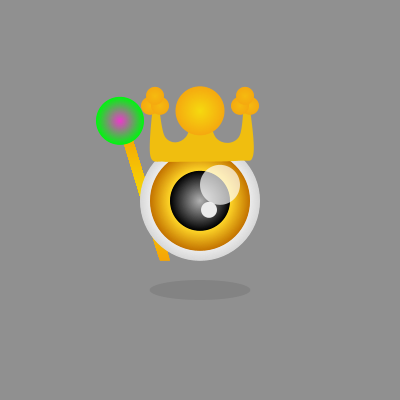
Frame 1 (no input)
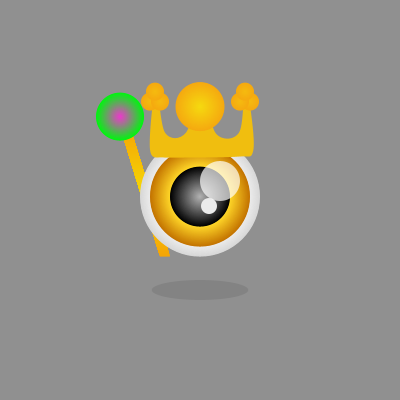
Frame 60 (the mouse pressed at the canvas centre just before this capture)
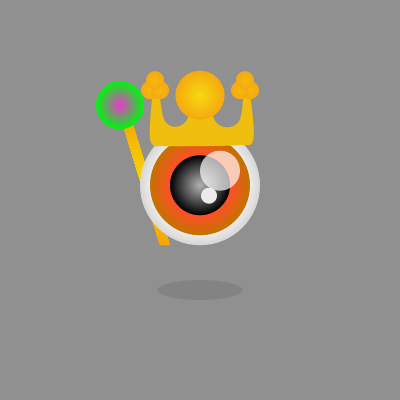
Frame 120 (the mouse held since frame 60 and released just before this capture)

The Processing sketch that drew these frames (run headless with seeded random() and noise(); from frame 60 on, the mouse is pressed at the canvas centre):

// Processing sketch: processing_92356
// ── processing_92356.pde

float x;
float y;
float stopy;
float difBlankEye;
float cptBouge;
float randomColor1;
float randomColor2;
float randomColor3;
float randomColorIllusion1;
float randomColorIllusion2;
float randomColorIllusion3;
float alphaIllusion;
int boolPhase;
int boolPhaseChange;
float distance;
int timeStamp;
int timeStampBaton;
int interval;
int intervalBaton;
float varRouge;
int varAugmente;
int moveBaton;
int varBougeBtn;
int adouciBaton;

void setup()
{
  size(400, 400);
  frameRate(30);
  smooth();
  noStroke();
  x=width/2;
  y=height/2;
  stopy=1;
  cptBouge=1;
  randomColorIllusion1 = 0;
  randomColorIllusion2 = 80;
  randomColorIllusion3 = 160;
  alphaIllusion=0;
  boolPhase=0;
  timeStamp=0;
  timeStampBaton=0;
  interval=40;
  intervalBaton=200;
  varRouge=2.5;
  varAugmente=5;
}

void draw()
{
  background(144);

  //Décalage du cercle blanc dans l'oeil
  cptBouge++;
  stopy-=sin(radians(cptBouge*5));
  difBlankEye-=sin(radians(cptBouge*5))/1.1;

  //Distance de la souris par rapport au centre de mon oeil
  distance = dist(mouseX, mouseY, x, y+stopy);

  float [] tableau = {
    x-147, y-39, x-37, y-39, x-22, y-39, x+38, y-40, x+53, y-45, x+51, y-84, x+45, y-108, x+39, y-64, x+16, y-63, x+1, y-108.0, x-14.0, y-64.0, x-35.0, y-64.0, x-44.0, y-109.0, x-50.0, y-47.0, x-35.0, y-39.0, x-7.0, y-38.0
  };

  //Création de l'ombre
  fill(125, 175); 
  ellipse(x, y+90, 100+stopy, 20); 
  
  //Matrice pour faire bouger le baton
  pushMatrix();
  translate(10, 0);

  if (varBougeBtn==1)
  {
    if ( distance <= 60 )
    {
      translate(0, sin(cptBouge)*pow(adouciBaton,2)/10);
      //Sert à faire mon assouplissement de baton qui se déplace.
      if ( millis() - timeStampBaton >= intervalBaton ) 
      {
        timeStampBaton = timeStampBaton + intervalBaton;
        adouciBaton++;
        if(adouciBaton>=11)
        adouciBaton=10;
      }
    }
  }
  
  //Lorsque je reclick pour arrêter l'animation d'illusion, le baton cesse de bouger
  else
  {
    translate(0, sin(cptBouge)*pow(adouciBaton,2)/10);
    //Sert à faire mon assouplissement de baton qui se déplace .
    if ( millis() - timeStampBaton >= intervalBaton ) 
    {
      timeStampBaton = timeStampBaton + intervalBaton;
      adouciBaton--;
      if(adouciBaton<=-1)
        adouciBaton=0;
    }
  }

  //Création du baton.
  for (int i=0; i<=100; i++) 
  {
    fill(245, 165+i*0.5, 5);
    quad(x-80+i*0.20, y-70+i*0.65+stopy, x-90+i*0.20, y-70+i*0.65+stopy, x-50-i*0.20, y+60-i*0.65+stopy, x-40-i*0.20, y+60-i*0.65+stopy);
  }

  //Glob de couleur vert et rose
  for (int i=0; i<=48; i++) 
  {
    fill(0+i*5, 245-i*4, 15+i*4);
    ellipse(x-90, y-80+stopy, 48-i, 48-i);
  } 
  
  //Pop matrix pour arreter ma matrice de mouvement de baton
  popMatrix();

  //oeil
  for (int i=0; i<=120; i++) 
  {
    fill(215+i);
    ellipse(x, y+stopy, 120-i, 120-i);
  }

  //Regarde si la souris est dans le cercle et fait rougir l'oeil.
  if ( distance <= 60 )
  {
    if ( millis() - timeStamp >= interval ) 
    {
      timeStamp = timeStamp + interval;
      varRouge-=0.1;
      if (varRouge<=-7)
      {
        varRouge=-7;
      }
    }
  } 

  //Regarde si la souris n'est pas dans le cercle et fait dérougir l'oeil.
  if ( millis() - timeStamp >= interval ) 
  {
    timeStamp = timeStamp + interval;
    varRouge+=0.1;
    if (varRouge>=2.5)
    {
      varRouge=2.5;
    }
  }

  //couleur oeil
  for (int i=0; i<=100; i++)
  {
    fill(195+i*1.5, 115+i*varRouge, 0+i);
    ellipse(x, y+stopy, 100-i, 100-i);
  }

  //noir oeil
  for (int i=0; i<=60; i++)
  {
    fill(0+i*3);
    ellipse(x, y+stopy, 60-i, 60-i);
  }

  //point blanc (oeil)
  fill(235);
  ellipse(x+9, y+10+difBlankEye, 16, 16);  
  //point blanc alpha (oeil)
  fill(255, 255, 255, 175);
  ellipse(x+20, y-15+difBlankEye, 40, 40);

  //Couronne qui change de couleur
  beginShape();
  if (mouseX >= x-60 && mouseX <= x+60 && mouseY >= y-115+stopy && mouseY <= y-40+stopy)
  {  
    randomColor1 += varAugmente;
    if (randomColor1<=-245)
      varAugmente=5;
    if (randomColor1>=0)
      varAugmente=-5;
  }

  //For pour la création de la couronne à partir d'un tableau de données.
  fill(240+randomColor1, 190+randomColor2, 15+randomColor3);
  for (int i=0; i<=31; i+=2) 
  {
    curveVertex(tableau[i], tableau[i+1]+stopy);
  }
  endShape();

  //Boule Milieu Couronne
  for (int i=0; i<=49; i++) 
  {
    fill(245, 169+i, 15, 255);
    ellipse(x+0, y-90+stopy, 49-i, 49-i);
  }

  //1 boule or gauche #1
  for (int i=0; i<=18; i++)
  {
    fill(245, 169+i, 15);
    ellipse(x-50, y-95+stopy, 18-i, 18-i);
  }

  //1 boule or gauche #2
  for (int i=0; i<=18; i++) 
  {
    fill(245, 169+i, 15);
    ellipse(x-40, y-95+stopy, 18-i, 18-i);
  }

  //1 boule or gauche #3
  for (int i=0; i<=18; i++) 
  {
    fill(245, 169+i, 15);
    ellipse(x-45, y-105+stopy, 18-i, 18-i);
  }

  //1 boule or droite #1
  for (int i=0; i<=18; i++) 
  {
    fill(245, 169+i, 15);
    ellipse(x+50, y-95+stopy, 18-i, 18-i);
  }

  //1 boule or droite #2
  for (int i=0; i<=18; i++) 
  {
    fill(245, 169+i, 15);
    ellipse(x+40, y-95+stopy, 18-i, 18-i);
  }

  //1 boule or droite #3
  for (int i=0; i<=18; i++) 
  {
    fill(245, 169+i, 15);
    ellipse(x+45, y-105+stopy, 18-i, 18-i);
  }

  //Deux IF pour faire apparaitre et disparaitre l'effet d'illusion de mon monstre
  if (boolPhaseChange==1)
  {
    alphaUp();
  }
  if (boolPhaseChange==0)
  {
    alphaDown();
  }

  //Permet de faire bouger l'illusion en changeant de couleur
  if ( distance <= 60 ) 
  {
    randomColorIllusion1 += random(0, 10);
    randomColorIllusion2 += random(0, 10);
    randomColorIllusion3 += random(0, 10);

    if (randomColorIllusion1>=250)
    {
      randomColorIllusion1=random(10, 30);
    }
    if (randomColorIllusion2>=250)
    {
      randomColorIllusion2=random(10, 30);
    }
    if (randomColorIllusion3>=250)
    {
      randomColorIllusion3=random(10, 30);
    }
  } 
  //Fait apparaitre le dégradé de l'illusion.  Le fait de le multiplier par des nombres a virgule permet de donner un aspect ligné dans l'illusion et la rend plus "réaliste".
  for (int i=0; i<=255; i++)
  {
    fill(randomColorIllusion1, randomColorIllusion2, randomColorIllusion3, i*alphaIllusion);
    ellipse(x, y+stopy, 400-i*400/255, 400-i*400/255);
  }
}


void mousePressed()
{
  //If qui regarde si j'ai cliqué dans ma couronne pour la faire changer de couleur aléatoirement.
  if (mouseX >= x-60 && mouseX <= x+60 && mouseY >= y-115+stopy && mouseY <= y-40+stopy)
  {  
    randomColor1 = random(-255, 255);
    randomColor2 = random(-255, 255);
    randomColor3 = random(-255, 255);
  }

  //Regarde si ma souris est sur l'oeil quand je clic et fait apparaitre ou disparaitre l'illusion
  if ( distance <= 60 ) 
  {
    if (boolPhaseChange==0)
    {
      alphaUp();
      boolPhase++;
      varBougeBtn=1;
    }
    if (boolPhaseChange==1)
    {
      alphaDown();
      boolPhase++;
      varBougeBtn=0;
    }
    boolPhaseChange=boolPhase%2;
  }
}

//Fonction qui sert à faire apparaître l'illusion.
void alphaUp()
{
  alphaIllusion+=0.001;
  if (alphaIllusion >= 0.05)
  {
    alphaIllusion = 0.05;
  }
}

//Fonction qui sert à faire disparaître l'illusion.
void alphaDown()
{
  alphaIllusion-=0.001;
  if (alphaIllusion <=0)
  {
    alphaIllusion = 0;
  }
}
